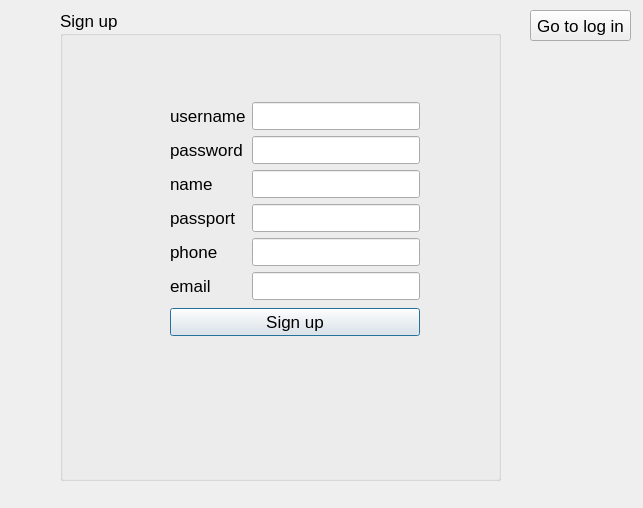
<?xml version="1.0" encoding="UTF-8"?>
<ui version="4.0">
 <class>sign_up_menu</class>
 <widget class="QDialog" name="sign_up_menu">
  <property name="geometry">
   <rect>
    <x>0</x>
    <y>0</y>
    <width>643</width>
    <height>508</height>
   </rect>
  </property>
  <property name="windowTitle">
   <string>Dialog</string>
  </property>
  <widget class="QGroupBox" name="groupBox">
   <property name="geometry">
    <rect>
     <x>60</x>
     <y>10</y>
     <width>441</width>
     <height>471</height>
    </rect>
   </property>
   <property name="font">
    <font>
     <pointsize>13</pointsize>
    </font>
   </property>
   <property name="title">
    <string>Sign up</string>
   </property>
   <widget class="QWidget" name="">
    <property name="geometry">
     <rect>
      <x>110</x>
      <y>90</y>
      <width>250</width>
      <height>238</height>
     </rect>
    </property>
    <layout class="QVBoxLayout" name="verticalLayout_3">
     <item>
      <layout class="QHBoxLayout" name="horizontalLayout">
       <item>
        <layout class="QVBoxLayout" name="verticalLayout">
         <item>
          <widget class="QLabel" name="label_6">
           <property name="text">
            <string>username</string>
           </property>
          </widget>
         </item>
         <item>
          <widget class="QLabel" name="label_5">
           <property name="text">
            <string>password</string>
           </property>
          </widget>
         </item>
         <item>
          <widget class="QLabel" name="label_4">
           <property name="text">
            <string>name</string>
           </property>
          </widget>
         </item>
         <item>
          <widget class="QLabel" name="label_3">
           <property name="text">
            <string>passport</string>
           </property>
          </widget>
         </item>
         <item>
          <widget class="QLabel" name="label_2">
           <property name="text">
            <string>phone</string>
           </property>
          </widget>
         </item>
         <item>
          <widget class="QLabel" name="label">
           <property name="text">
            <string>email</string>
           </property>
          </widget>
         </item>
        </layout>
       </item>
       <item>
        <layout class="QVBoxLayout" name="verticalLayout_2">
         <item>
          <widget class="QLineEdit" name="username"/>
         </item>
         <item>
          <widget class="QLineEdit" name="password"/>
         </item>
         <item>
          <widget class="QLineEdit" name="name"/>
         </item>
         <item>
          <widget class="QLineEdit" name="passport"/>
         </item>
         <item>
          <widget class="QLineEdit" name="phone"/>
         </item>
         <item>
          <widget class="QLineEdit" name="email"/>
         </item>
        </layout>
       </item>
      </layout>
     </item>
     <item>
      <widget class="QPushButton" name="sign_up_button">
       <property name="text">
        <string>Sign up</string>
       </property>
      </widget>
     </item>
    </layout>
   </widget>
  </widget>
  <widget class="QPushButton" name="pushButton">
   <property name="geometry">
    <rect>
     <x>530</x>
     <y>10</y>
     <width>101</width>
     <height>31</height>
    </rect>
   </property>
   <property name="font">
    <font>
     <pointsize>13</pointsize>
    </font>
   </property>
   <property name="text">
    <string>Go to log in</string>
   </property>
  </widget>
 </widget>
 <resources/>
 <connections/>
</ui>
